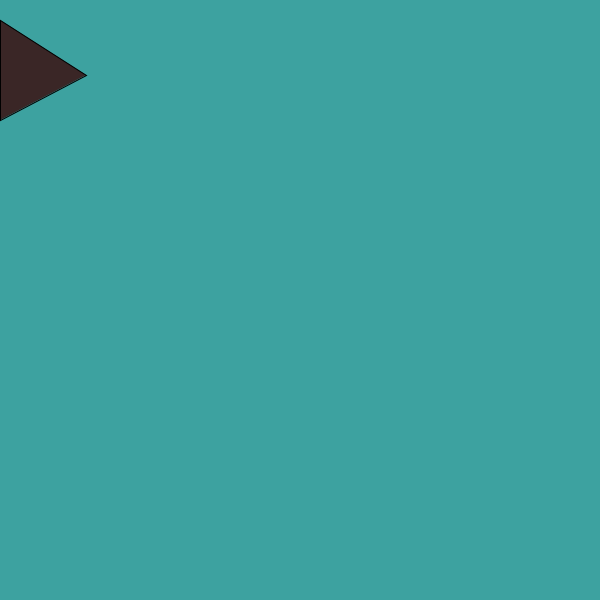
Frame 1 (no input)
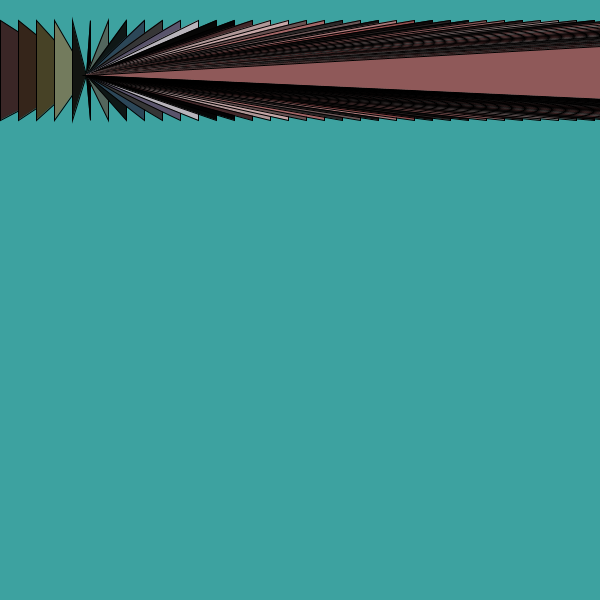
Frame 60 (the mouse pressed at the canvas centre just before this capture)
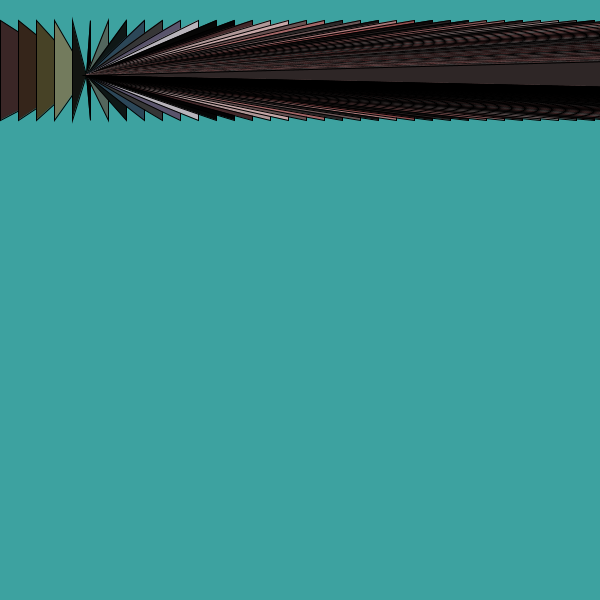
Frame 120 (the mouse held since frame 60 and released just before this capture)

The Processing sketch that drew these frames (run headless with seeded random() and noise(); from frame 60 on, the mouse is pressed at the canvas centre):

// Processing sketch: processing_133941
// ── processing_133941.pde

int aumenta=0;
void setup(){
size(600,600);
background(61,162,160);
float relleno;
colorMode(HSB); 
}
void draw(){ 
fill(aumenta,random(136), random(225));  
triangle(aumenta, width/5, aumenta, 20, 86, 75); 
aumenta+=18;
}
